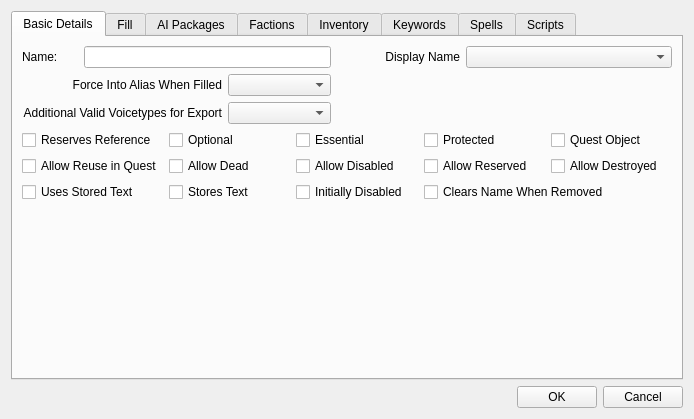
<?xml version="1.0" encoding="UTF-8"?>
<ui version="4.0">
 <class>ReferenceAliasEditDialog</class>
 <widget class="QDialog" name="ReferenceAliasEditDialog">
  <property name="geometry">
   <rect>
    <x>0</x>
    <y>0</y>
    <width>694</width>
    <height>419</height>
   </rect>
  </property>
  <property name="windowTitle">
   <string>Dialog</string>
  </property>
  <layout class="QGridLayout" name="gridLayout">
   <item row="0" column="0">
    <widget class="QTabWidget" name="tabWidget">
     <property name="currentIndex">
      <number>0</number>
     </property>
     <widget class="QWidget" name="tabBasic">
      <attribute name="title">
       <string>Basic Details</string>
      </attribute>
      <layout class="QGridLayout" name="gridLayout_3">
       <item row="0" column="0">
        <layout class="QGridLayout" name="gridLayout_2" columnstretch="1,1,2,0,1,2">
         <item row="0" column="2">
          <spacer name="horizontalSpacer">
           <property name="orientation">
            <enum>Qt::Horizontal</enum>
           </property>
           <property name="sizeType">
            <enum>QSizePolicy::Maximum</enum>
           </property>
           <property name="sizeHint" stdset="0">
            <size>
             <width>20</width>
             <height>0</height>
            </size>
           </property>
          </spacer>
         </item>
         <item row="2" column="1">
          <widget class="QComboBox" name="forceInto"/>
         </item>
         <item row="0" column="4">
          <widget class="QLabel" name="label_3">
           <property name="text">
            <string>Display Name</string>
           </property>
           <property name="alignment">
            <set>Qt::AlignRight|Qt::AlignTrailing|Qt::AlignVCenter</set>
           </property>
           <property name="buddy">
            <cstring>displayName</cstring>
           </property>
          </widget>
         </item>
         <item row="3" column="0">
          <widget class="QLabel" name="label_4">
           <property name="text">
            <string>Additional Valid Voicetypes for Export</string>
           </property>
           <property name="alignment">
            <set>Qt::AlignRight|Qt::AlignTrailing|Qt::AlignVCenter</set>
           </property>
           <property name="buddy">
            <cstring>additionalVoicetypes</cstring>
           </property>
          </widget>
         </item>
         <item row="3" column="1">
          <widget class="QComboBox" name="additionalVoicetypes"/>
         </item>
         <item row="0" column="5">
          <widget class="QComboBox" name="displayName"/>
         </item>
         <item row="2" column="0">
          <widget class="QLabel" name="label_2">
           <property name="text">
            <string>Force Into Alias When Filled</string>
           </property>
           <property name="alignment">
            <set>Qt::AlignRight|Qt::AlignTrailing|Qt::AlignVCenter</set>
           </property>
           <property name="buddy">
            <cstring>forceInto</cstring>
           </property>
          </widget>
         </item>
         <item row="0" column="0" colspan="2">
          <layout class="QHBoxLayout" name="horizontalLayout">
           <item>
            <widget class="QLabel" name="label">
             <property name="text">
              <string>Name:</string>
             </property>
             <property name="buddy">
              <cstring>name</cstring>
             </property>
            </widget>
           </item>
           <item>
            <spacer name="horizontalSpacer_2">
             <property name="orientation">
              <enum>Qt::Horizontal</enum>
             </property>
             <property name="sizeType">
              <enum>QSizePolicy::Maximum</enum>
             </property>
             <property name="sizeHint" stdset="0">
              <size>
               <width>20</width>
               <height>0</height>
              </size>
             </property>
            </spacer>
           </item>
           <item>
            <widget class="QLineEdit" name="name"/>
           </item>
          </layout>
         </item>
        </layout>
       </item>
       <item row="1" column="0">
        <layout class="QGridLayout" name="layoutFlags">
         <item row="1" column="1">
          <widget class="QCheckBox" name="flagAllowDead">
           <property name="text">
            <string>Allow Dead</string>
           </property>
          </widget>
         </item>
         <item row="1" column="2">
          <widget class="QCheckBox" name="flagAllowDisabled">
           <property name="text">
            <string>Allow Disabled</string>
           </property>
          </widget>
         </item>
         <item row="1" column="3">
          <widget class="QCheckBox" name="flagAllowReserved">
           <property name="text">
            <string>Allow Reserved</string>
           </property>
          </widget>
         </item>
         <item row="0" column="0">
          <widget class="QCheckBox" name="flagReserve">
           <property name="text">
            <string>Reserves Reference</string>
           </property>
          </widget>
         </item>
         <item row="1" column="0">
          <widget class="QCheckBox" name="flagAllowReuse">
           <property name="text">
            <string>Allow Reuse in Quest</string>
           </property>
          </widget>
         </item>
         <item row="0" column="3">
          <widget class="QCheckBox" name="flagProtected">
           <property name="text">
            <string>Protected</string>
           </property>
          </widget>
         </item>
         <item row="1" column="4">
          <widget class="QCheckBox" name="flagAllowDestroyed">
           <property name="text">
            <string>Allow Destroyed</string>
           </property>
          </widget>
         </item>
         <item row="0" column="1">
          <widget class="QCheckBox" name="flagOptional">
           <property name="text">
            <string>Optional</string>
           </property>
          </widget>
         </item>
         <item row="0" column="2">
          <widget class="QCheckBox" name="flagEssential">
           <property name="text">
            <string>Essential</string>
           </property>
          </widget>
         </item>
         <item row="0" column="4">
          <widget class="QCheckBox" name="flagQuestObject">
           <property name="text">
            <string>Quest Object</string>
           </property>
          </widget>
         </item>
         <item row="2" column="0">
          <widget class="QCheckBox" name="flagUseStoredText">
           <property name="text">
            <string>Uses Stored Text</string>
           </property>
          </widget>
         </item>
         <item row="2" column="1">
          <widget class="QCheckBox" name="flagStoreText">
           <property name="text">
            <string>Stores Text</string>
           </property>
          </widget>
         </item>
         <item row="2" column="2">
          <widget class="QCheckBox" name="flagInitiallyDisabled">
           <property name="text">
            <string>Initially Disabled</string>
           </property>
          </widget>
         </item>
         <item row="2" column="3" colspan="2">
          <widget class="QCheckBox" name="flagClearNameWhenRemoved">
           <property name="text">
            <string>Clears Name When Removed</string>
           </property>
          </widget>
         </item>
        </layout>
       </item>
       <item row="2" column="0">
        <spacer name="verticalSpacer">
         <property name="orientation">
          <enum>Qt::Vertical</enum>
         </property>
         <property name="sizeHint" stdset="0">
          <size>
           <width>0</width>
           <height>170</height>
          </size>
         </property>
        </spacer>
       </item>
      </layout>
     </widget>
     <widget class="QWidget" name="tabFill">
      <attribute name="title">
       <string>Fill</string>
      </attribute>
      <layout class="QGridLayout" name="gridLayout_4">
       <item row="5" column="4">
        <widget class="QComboBox" name="comboBox_2"/>
       </item>
       <item row="8" column="0">
        <layout class="QHBoxLayout" name="horizontalLayout_3">
         <item>
          <spacer name="horizontalSpacer_4">
           <property name="orientation">
            <enum>Qt::Horizontal</enum>
           </property>
           <property name="sizeType">
            <enum>QSizePolicy::Maximum</enum>
           </property>
           <property name="sizeHint" stdset="0">
            <size>
             <width>30</width>
             <height>0</height>
            </size>
           </property>
          </spacer>
         </item>
         <item>
          <widget class="QCheckBox" name="findMatchingFlagEvent">
           <property name="text">
            <string>...From Event</string>
           </property>
          </widget>
         </item>
        </layout>
       </item>
       <item row="2" column="0">
        <widget class="QRadioButton" name="radioButton_3">
         <property name="text">
          <string>Location Alias</string>
         </property>
        </widget>
       </item>
       <item row="5" column="3">
        <widget class="QLabel" name="label_6">
         <property name="text">
          <string>Alias:</string>
         </property>
         <property name="alignment">
          <set>Qt::AlignRight|Qt::AlignTrailing|Qt::AlignVCenter</set>
         </property>
        </widget>
       </item>
       <item row="9" column="4">
        <widget class="QComboBox" name="findMatchingNearType"/>
       </item>
       <item row="1" column="0">
        <widget class="QRadioButton" name="radioButton_2">
         <property name="text">
          <string>Unique Actor</string>
         </property>
        </widget>
       </item>
       <item row="8" column="3">
        <widget class="QLabel" name="label_8">
         <property name="text">
          <string>Event Data:</string>
         </property>
         <property name="alignment">
          <set>Qt::AlignRight|Qt::AlignTrailing|Qt::AlignVCenter</set>
         </property>
        </widget>
       </item>
       <item row="10" column="0" colspan="5">
        <layout class="QHBoxLayout" name="horizontalLayout_5">
         <item>
          <spacer name="horizontalSpacer_6">
           <property name="orientation">
            <enum>Qt::Horizontal</enum>
           </property>
           <property name="sizeType">
            <enum>QSizePolicy::Maximum</enum>
           </property>
           <property name="sizeHint" stdset="0">
            <size>
             <width>30</width>
             <height>10</height>
            </size>
           </property>
          </spacer>
         </item>
         <item>
          <widget class="QWidget" name="findMatchingConditions" native="true">
           <property name="sizePolicy">
            <sizepolicy hsizetype="Preferred" vsizetype="MinimumExpanding">
             <horstretch>0</horstretch>
             <verstretch>0</verstretch>
            </sizepolicy>
           </property>
          </widget>
         </item>
        </layout>
       </item>
       <item row="6" column="3">
        <widget class="QComboBox" name="createVerb">
         <property name="sizePolicy">
          <sizepolicy hsizetype="Maximum" vsizetype="Fixed">
           <horstretch>0</horstretch>
           <verstretch>0</verstretch>
          </sizepolicy>
         </property>
         <property name="sizeAdjustPolicy">
          <enum>QComboBox::AdjustToContentsOnFirstShow</enum>
         </property>
         <item>
          <property name="text">
           <string>at</string>
          </property>
         </item>
         <item>
          <property name="text">
           <string>in</string>
          </property>
         </item>
        </widget>
       </item>
       <item row="9" column="0">
        <layout class="QHBoxLayout" name="horizontalLayout_4">
         <item>
          <spacer name="horizontalSpacer_5">
           <property name="orientation">
            <enum>Qt::Horizontal</enum>
           </property>
           <property name="sizeType">
            <enum>QSizePolicy::Maximum</enum>
           </property>
           <property name="sizeHint" stdset="0">
            <size>
             <width>30</width>
             <height>0</height>
            </size>
           </property>
          </spacer>
         </item>
         <item>
          <widget class="QCheckBox" name="findMatchingFlagNearAlias">
           <property name="text">
            <string>...Near Alias</string>
           </property>
          </widget>
         </item>
        </layout>
       </item>
       <item row="2" column="4">
        <widget class="QComboBox" name="fillFromLocationRefType"/>
       </item>
       <item row="7" column="1" colspan="4">
        <layout class="QHBoxLayout" name="horizontalLayout_2">
         <item>
          <widget class="QCheckBox" name="findMatchingFlagClosest">
           <property name="text">
            <string>Closest</string>
           </property>
          </widget>
         </item>
         <item>
          <widget class="QCheckBox" name="findMatchingFlagInLoadedArea">
           <property name="text">
            <string>In Loaded Area</string>
           </property>
          </widget>
         </item>
         <item>
          <spacer name="horizontalSpacer_3">
           <property name="orientation">
            <enum>Qt::Horizontal</enum>
           </property>
           <property name="sizeHint" stdset="0">
            <size>
             <width>0</width>
             <height>0</height>
            </size>
           </property>
          </spacer>
         </item>
        </layout>
       </item>
       <item row="6" column="4">
        <widget class="QComboBox" name="createAtSiblingReferenceAlias"/>
       </item>
       <item row="2" column="3">
        <widget class="QLabel" name="label_5">
         <property name="text">
          <string>Ref Type:</string>
         </property>
         <property name="alignment">
          <set>Qt::AlignRight|Qt::AlignTrailing|Qt::AlignVCenter</set>
         </property>
        </widget>
       </item>
       <item row="6" column="1">
        <widget class="QComboBox" name="createBaseForm"/>
       </item>
       <item row="5" column="0">
        <widget class="QRadioButton" name="radioButton_4">
         <property name="text">
          <string>Reference Alias on Other Quest</string>
         </property>
        </widget>
       </item>
       <item row="0" column="0">
        <widget class="QRadioButton" name="radioButton">
         <property name="text">
          <string>Specific Reference</string>
         </property>
        </widget>
       </item>
       <item row="8" column="4">
        <widget class="QComboBox" name="findMatchingEventData"/>
       </item>
       <item row="7" column="0">
        <widget class="QRadioButton" name="radioButton_6">
         <property name="text">
          <string>Find Matching Reference...</string>
         </property>
        </widget>
       </item>
       <item row="6" column="0">
        <widget class="QRadioButton" name="radioButton_5">
         <property name="text">
          <string>Create Reference</string>
         </property>
        </widget>
       </item>
       <item row="9" column="3">
        <widget class="QLabel" name="label_7">
         <property name="text">
          <string>Near Type:</string>
         </property>
         <property name="alignment">
          <set>Qt::AlignRight|Qt::AlignTrailing|Qt::AlignVCenter</set>
         </property>
        </widget>
       </item>
       <item row="6" column="2">
        <widget class="QComboBox" name="createLevel">
         <property name="sizePolicy">
          <sizepolicy hsizetype="Maximum" vsizetype="Fixed">
           <horstretch>0</horstretch>
           <verstretch>0</verstretch>
          </sizepolicy>
         </property>
         <property name="sizeAdjustPolicy">
          <enum>QComboBox::AdjustToContentsOnFirstShow</enum>
         </property>
         <item>
          <property name="text">
           <string>Easy</string>
          </property>
         </item>
         <item>
          <property name="text">
           <string>Hard</string>
          </property>
         </item>
         <item>
          <property name="text">
           <string>Medium</string>
          </property>
         </item>
         <item>
          <property name="text">
           <string>None</string>
          </property>
         </item>
         <item>
          <property name="text">
           <string>Very Hard</string>
          </property>
         </item>
        </widget>
       </item>
       <item row="5" column="1" colspan="2">
        <widget class="QComboBox" name="comboBox"/>
       </item>
       <item row="2" column="1" colspan="2">
        <widget class="QComboBox" name="fillFromLocationAlias"/>
       </item>
       <item row="1" column="1" colspan="2">
        <widget class="QComboBox" name="fillFromUniqueActorBase"/>
       </item>
       <item row="0" column="1" colspan="2">
        <widget class="QPushButton" name="pushButton">
         <property name="text">
          <string>PushButton</string>
         </property>
        </widget>
       </item>
       <item row="8" column="1" colspan="2">
        <widget class="QComboBox" name="findMatchingEvent"/>
       </item>
       <item row="9" column="1" colspan="2">
        <widget class="QComboBox" name="findMatchingNearAliasID"/>
       </item>
      </layout>
     </widget>
     <widget class="QWidget" name="tabPackages">
      <attribute name="title">
       <string>AI Packages</string>
      </attribute>
      <layout class="QVBoxLayout" name="verticalLayout">
       <item>
        <widget class="QTableView" name="packages"/>
       </item>
       <item>
        <layout class="QGridLayout" name="gridLayout_5">
         <item row="0" column="0">
          <widget class="QLabel" name="label_9">
           <property name="text">
            <string>Spectator Override Package List</string>
           </property>
           <property name="buddy">
            <cstring>packageOverrideListSpectator</cstring>
           </property>
          </widget>
         </item>
         <item row="1" column="0">
          <widget class="QLabel" name="label_10">
           <property name="text">
            <string>Observe Dead Body Override Package</string>
           </property>
           <property name="buddy">
            <cstring>packageOverrideListObserveCorpse</cstring>
           </property>
          </widget>
         </item>
         <item row="3" column="0">
          <widget class="QLabel" name="label_12">
           <property name="text">
            <string>Combat Override Package List</string>
           </property>
           <property name="buddy">
            <cstring>packageOverrideListCombat</cstring>
           </property>
          </widget>
         </item>
         <item row="2" column="0">
          <widget class="QLabel" name="label_11">
           <property name="text">
            <string>Guard Warn Override Package List</string>
           </property>
           <property name="buddy">
            <cstring>packageOverrideListGuardWarn</cstring>
           </property>
          </widget>
         </item>
         <item row="0" column="1">
          <widget class="QComboBox" name="packageOverrideListSpectator"/>
         </item>
         <item row="1" column="1">
          <widget class="QComboBox" name="packageOverrideListObserveCorpse"/>
         </item>
         <item row="2" column="1">
          <widget class="QComboBox" name="packageOverrideListGuardWarn"/>
         </item>
         <item row="3" column="1">
          <widget class="QComboBox" name="packageOverrideListCombat"/>
         </item>
        </layout>
       </item>
      </layout>
     </widget>
     <widget class="QWidget" name="tabFactions">
      <attribute name="title">
       <string>Factions</string>
      </attribute>
      <layout class="QGridLayout" name="gridLayout_6">
       <item row="0" column="0">
        <widget class="QTableView" name="factions"/>
       </item>
      </layout>
     </widget>
     <widget class="QWidget" name="tabInventory">
      <attribute name="title">
       <string>Inventory</string>
      </attribute>
     </widget>
     <widget class="QWidget" name="tabKeywords">
      <attribute name="title">
       <string>Keywords</string>
      </attribute>
      <layout class="QGridLayout" name="gridLayout_7">
       <item row="0" column="0">
        <widget class="QTableView" name="keywords"/>
       </item>
      </layout>
     </widget>
     <widget class="QWidget" name="tabSpells">
      <attribute name="title">
       <string>Spells</string>
      </attribute>
      <layout class="QGridLayout" name="gridLayout_8">
       <item row="0" column="0">
        <widget class="QTableView" name="spells"/>
       </item>
      </layout>
     </widget>
     <widget class="QWidget" name="tabScripts">
      <attribute name="title">
       <string>Scripts</string>
      </attribute>
     </widget>
    </widget>
   </item>
   <item row="1" column="0">
    <layout class="QHBoxLayout">
     <property name="spacing">
      <number>6</number>
     </property>
     <property name="leftMargin">
      <number>0</number>
     </property>
     <property name="topMargin">
      <number>0</number>
     </property>
     <property name="rightMargin">
      <number>0</number>
     </property>
     <property name="bottomMargin">
      <number>0</number>
     </property>
     <item>
      <spacer>
       <property name="orientation">
        <enum>Qt::Horizontal</enum>
       </property>
       <property name="sizeHint" stdset="0">
        <size>
         <width>0</width>
         <height>0</height>
        </size>
       </property>
      </spacer>
     </item>
     <item>
      <widget class="QPushButton" name="buttonOK">
       <property name="text">
        <string>OK</string>
       </property>
      </widget>
     </item>
     <item>
      <widget class="QPushButton" name="buttonCancel">
       <property name="text">
        <string>Cancel</string>
       </property>
      </widget>
     </item>
    </layout>
   </item>
  </layout>
 </widget>
 <tabstops>
  <tabstop>tabWidget</tabstop>
  <tabstop>name</tabstop>
  <tabstop>displayName</tabstop>
  <tabstop>forceInto</tabstop>
  <tabstop>additionalVoicetypes</tabstop>
  <tabstop>flagReserve</tabstop>
  <tabstop>flagOptional</tabstop>
  <tabstop>flagEssential</tabstop>
  <tabstop>flagProtected</tabstop>
  <tabstop>flagQuestObject</tabstop>
  <tabstop>flagAllowReuse</tabstop>
  <tabstop>flagAllowDead</tabstop>
  <tabstop>flagAllowDisabled</tabstop>
  <tabstop>flagAllowReserved</tabstop>
  <tabstop>flagAllowDestroyed</tabstop>
  <tabstop>flagUseStoredText</tabstop>
  <tabstop>flagStoreText</tabstop>
  <tabstop>flagInitiallyDisabled</tabstop>
  <tabstop>flagClearNameWhenRemoved</tabstop>
 </tabstops>
 <resources/>
 <connections/>
</ui>
